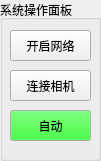
     <widget class="QGroupBox" name="gControl">
      <property name="geometry">
       <rect>
        <x>320</x>
        <y>20</y>
        <width>101</width>
        <height>161</height>
       </rect>
      </property>
      <property name="sizePolicy">
       <sizepolicy hsizetype="Preferred" vsizetype="Preferred">
        <horstretch>0</horstretch>
        <verstretch>0</verstretch>
       </sizepolicy>
      </property>
      <property name="title">
       <string>系统操作面板</string>
      </property>
      <widget class="QPushButton" name="bTCPini_2">
       <property name="geometry">
        <rect>
         <x>10</x>
         <y>30</y>
         <width>81</width>
         <height>31</height>
        </rect>
       </property>
       <property name="text">
        <string>开启网络</string>
       </property>
      </widget>
      <widget class="QPushButton" name="bCamIni">
       <property name="geometry">
        <rect>
         <x>10</x>
         <y>70</y>
         <width>81</width>
         <height>31</height>
        </rect>
       </property>
       <property name="text">
        <string>连接相机</string>
       </property>
      </widget>
      <widget class="QPushButton" name="bAuto">
       <property name="geometry">
        <rect>
         <x>10</x>
         <y>110</y>
         <width>81</width>
         <height>31</height>
        </rect>
       </property>
       <property name="palette">
        <palette>
         <active>
          <colorrole role="Button">
           <brush brushstyle="SolidPattern">
            <color alpha="255">
             <red>0</red>
             <green>255</green>
             <blue>0</blue>
            </color>
           </brush>
          </colorrole>
         </active>
         <inactive>
          <colorrole role="Button">
           <brush brushstyle="SolidPattern">
            <color alpha="255">
             <red>0</red>
             <green>255</green>
             <blue>0</blue>
            </color>
           </brush>
          </colorrole>
         </inactive>
         <disabled>
          <colorrole role="Button">
           <brush brushstyle="SolidPattern">
            <color alpha="255">
             <red>0</red>
             <green>255</green>
             <blue>0</blue>
            </color>
           </brush>
          </colorrole>
         </disabled>
        </palette>
       </property>
       <property name="text">
        <string>自动</string>
       </property>
       <property name="checkable">
        <bool>false</bool>
       </property>
      </widget>
     </widget>
